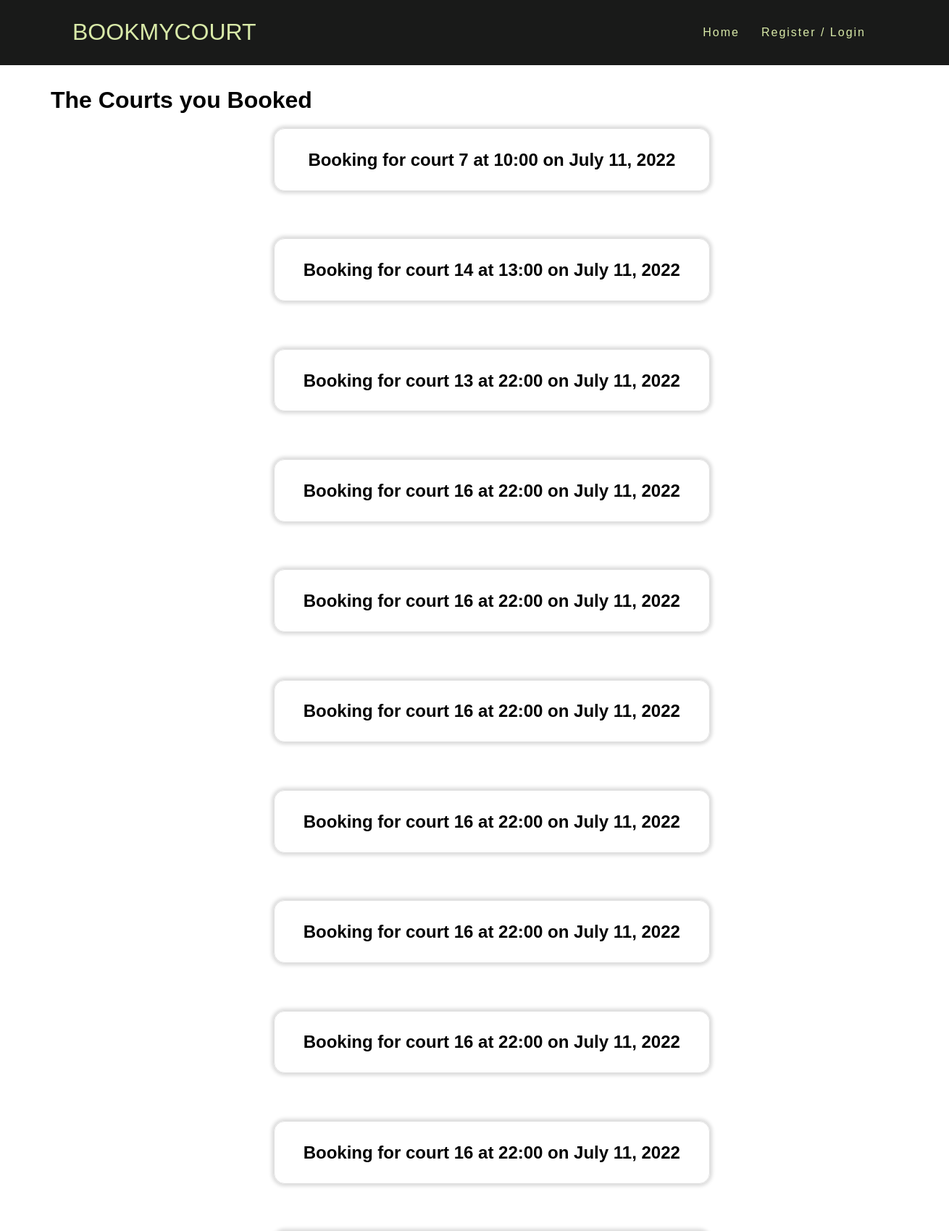
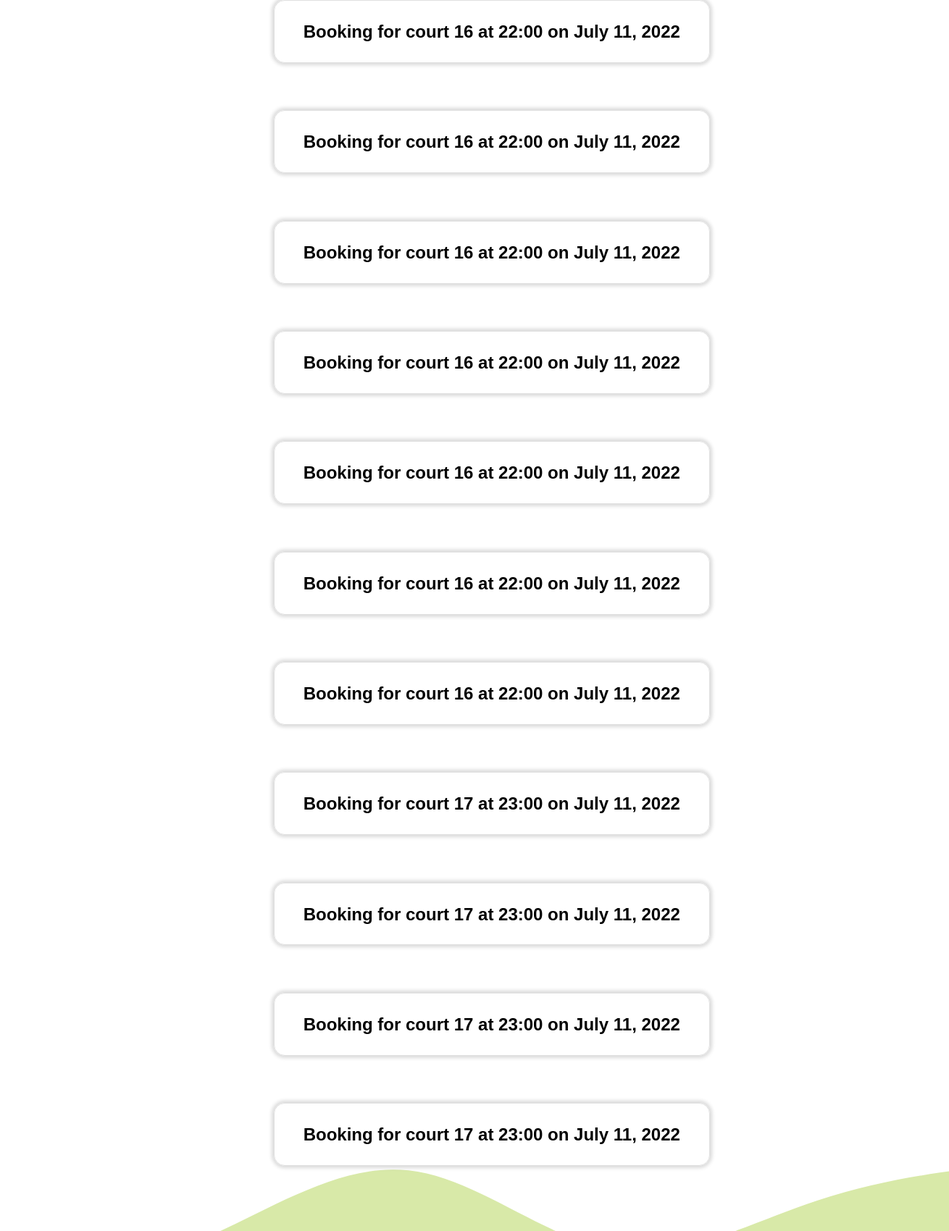
/1/book_detail/ (upper part), run on the app's committed database (2 pictures, top to bottom).
### court/models.py (models this page shows, shortened)
class booking(models.Model):
    user_id=models.IntegerField(default="1")
    court_id=models.IntegerField(default="1")
    hour=models.IntegerField(default="1")
    date=models.DateField()

### court/views.py (the view)
# urls.py: path("<int:user_id>/book_detail/",views.booking_description_page,name="bookdesc"),
def booking_description_page(request,user_id):
    all_booking_name = booking.objects.filter(user_id=user_id)
    demo = {
        'booking_list' : all_booking_name,
    }
    return render(request,"booklist.html",demo)

### template/booklist.html (shortened to what this page needs)
{% load static %}
<!DOCTYPE html>
<html lang="en">
  <head>
    <link rel="stylesheet" href={% static "/css/book_list.css" %}>
  </head>
  <body>
    <header class="navbar">
      <h1 class="main-header">BookMyCourt</h1>
      <ul>
        <li><a href="/"> Home</a></li>
        {% if user.is_authenticated %}
        <li><a href="/logout"> Logout </a></li>
        <li><a href="{% url 'bookdesc' user.id %}">View Booking</a></li>
        {%else%}
        <li><a href="/register"> Register / Login </a></li>
        {%endif%}
      </ul>
    </header>
    <div class="right">
      <h1>The Courts you Booked</h1>
      {% for book in booking_list %}
      <div class="hostel_details">
          <div class="hostel_detail">
            <h2> Booking for court {{book.court_id}} at {{book.hour}}:00 on {{book.date}}</h2>
          </div>
      </div>
      {% endfor %}
    </div>
  </body>
</html>

### static/css/book_list.css (style rules this page uses)
body { font-family: "Poppins", sans-serif; margin: 0; padding: 0; overflow-x: hidden; }
.navbar { background-color: #191a19; box-sizing: border-box; margin: 0; padding: 0; color: #d8e9a8; position: fixed; top: 0; left: 0; width: 100%; display: flex; justify-content: space-between; align-items: center; transition: 0.6s; padding: 5px 100px; z-index: 1; }
.main-header { position: relative; font-weight: 100; color: #d8e9a8; text-decoration: none; text-transform: uppercase; transition: 0.6s; }
.navbar ul { position: relative; display: flex; justify-content: center; align-items: center; }
.navbar ul li { position: relative; list-style: none; }
.navbar ul li a { position: relative; margin: 0 15px; text-decoration: none; color: #d8e9a8; letter-spacing: 2px; font-weight: 500px; transition: 0.6s; }
.right { margin-top: 50px; width: 100%; height: 100%; padding: 50px; padding-bottom: 150px; background-image: url("../Icons/wave_main.svg"); background-position: bottom; background-repeat: no-repeat; }
.right h1 { margin: 20px; }
.hostel_details { display: flex; height: 100%; border: 1px solid #e0e0e0; margin-left: 25%; margin-right: 29%; margin-bottom: 5%; border-radius: 15px; box-shadow: 0px 0px 5px 3px rgba(0, 0, 0, 0.15); padding: 10px; }
.hostel_detail { width: 100%; line-height: 25px; text-align: center; }

### data on the page
booking: court_id "7", hour "10", date "July 11, 2022"
booking: court_id "14", hour "13", date "July 11, 2022"
booking: court_id "13", hour "22", date "July 11, 2022"
booking: court_id "16", hour "22", date "July 11, 2022"
booking: court_id "16", hour "22", date "July 11, 2022"
booking: court_id "16", hour "22", date "July 11, 2022"
booking: court_id "16", hour "22", date "July 11, 2022"
booking: court_id "16", hour "22", date "July 11, 2022"
booking: court_id "16", hour "22", date "July 11, 2022"
booking: court_id "16", hour "22", date "July 11, 2022"
booking: court_id "16", hour "22", date "July 11, 2022"
booking: court_id "16", hour "22", date "July 11, 2022"
booking: court_id "16", hour "22", date "July 11, 2022"
booking: court_id "16", hour "22", date "July 11, 2022"
booking: court_id "16", hour "22", date "July 11, 2022"
booking: court_id "16", hour "22", date "July 11, 2022"
booking: court_id "16", hour "22", date "July 11, 2022"
booking: court_id "17", hour "23", date "July 11, 2022"
booking: court_id "17", hour "23", date "July 11, 2022"
booking: court_id "17", hour "23", date "July 11, 2022"
booking: court_id "17", hour "23", date "July 11, 2022"
